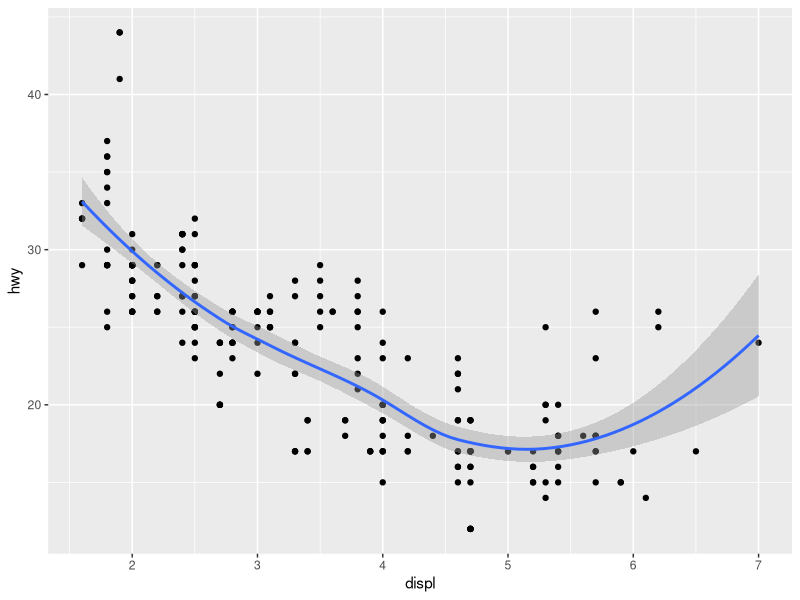

The R script that drew this image:
## ---- chunk 1
library(tidyverse)
## ---- chunk 2
car_frame <- mpg
ggplot(data = car_frame) +
  geom_point(mapping=aes(x=displ, y=hwy)) +
  geom_smooth(mapping=aes(x=displ, y=hwy))
